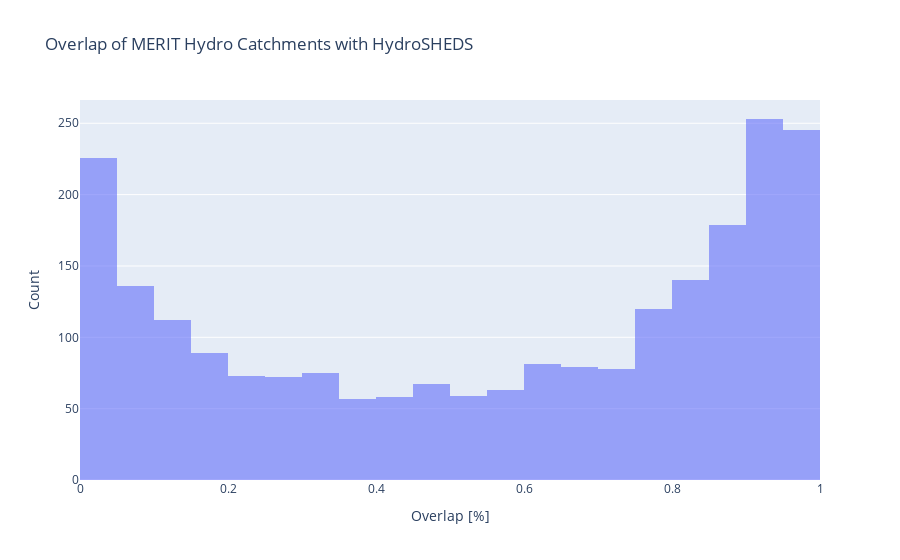

This figure's notebook cell:
### Code cell
df_overlap_mh = pd.DataFrame(overlap_dict_mh, index=["overlap"]).T

# plot histogram with plotly go
fig = go.Figure()
fig.add_trace(go.Histogram(x=df_overlap_mh["overlap"], xbins=dict(start=0, end=1, size=0.05)))
fig.update_layout(barmode='overlay', title="Overlap of MERIT Hydro Catchments with HydroSHEDS")
fig.update_traces(opacity=0.6)
fig.update_xaxes(title_text="Overlap [%]")
fig.update_yaxes(title_text="Count")
fig.show()

### Figure 1 — Plotly figure (JSON) as saved in the notebook; plotly's stock layout.template omitted (floating-point values rounded to 4 significant figures; data arrays with more than 128 entries replaced by an {"elided": "..."} marker saying what was removed)
{"data": [{"opacity": 0.6, "type": "histogram", "x": {"elided": "2300 float values"}, "xbins": {"end": 1, "size": 0.05, "start": 0}}], "layout": {"barmode": "overlay", "title": {"text": "Overlap of MERIT Hydro Catchments with HydroSHEDS"}, "xaxis": {"title": {"text": "Overlap [%]"}}, "yaxis": {"title": {"text": "Count"}}}}
